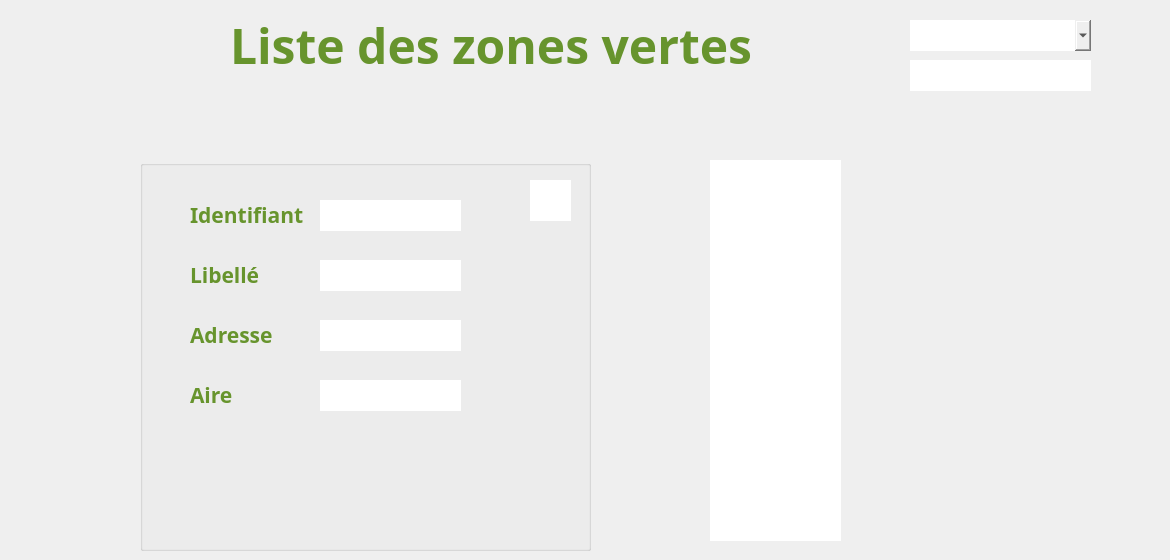
      <widget class="QWidget" name="Consulter_ZV">
       <property name="styleSheet">
        <string notr="true">#Consulter_ZV {
background-color: transparent;
border-image: url(:back2.jpg);
background: none;
border: none;
background-repeat: none;
}
</string>
       </property>
       <widget class="QLabel" name="label_61">
        <property name="geometry">
         <rect>
          <x>230</x>
          <y>-10</y>
          <width>621</width>
          <height>111</height>
         </rect>
        </property>
        <property name="font">
         <font>
          <family>Segoe Print</family>
         </font>
        </property>
        <property name="text">
         <string>&lt;html&gt;&lt;head/&gt;&lt;body&gt;&lt;p&gt;&lt;span style=&quot; font-size:36pt; font-weight:600; color:#67942d;&quot;&gt;Liste des zones vertes&lt;/span&gt;&lt;/p&gt;&lt;/body&gt;&lt;/html&gt;</string>
        </property>
       </widget>
       <widget class="QPushButton" name="pushButton_Ajout_ZV">
        <property name="geometry">
         <rect>
          <x>970</x>
          <y>500</y>
          <width>161</width>
          <height>51</height>
         </rect>
        </property>
        <property name="styleSheet">
         <string notr="true">#pushButton_Ajout_ZV {
background-color: transparent;
border-image: url(:Ajouter_ZV.png);
background: none;
border: none;
background-repeat: none;
}
</string>
        </property>
        <property name="text">
         <string/>
        </property>
       </widget>
       <widget class="QPushButton" name="pushButton_Menu_Environ_Aff_ZV">
        <property name="geometry">
         <rect>
          <x>30</x>
          <y>10</y>
          <width>41</width>
          <height>41</height>
         </rect>
        </property>
        <property name="styleSheet">
         <string notr="true">#pushButton_Menu_Environ_Aff_ZV {
background-color: transparent;
border-image: url(:Menu.png);
background: none;
border: none;
background-repeat: none;
}
</string>
        </property>
        <property name="text">
         <string/>
        </property>
       </widget>
       <widget class="QPushButton" name="pushButton_Close_Envir_5">
        <property name="geometry">
         <rect>
          <x>1130</x>
          <y>10</y>
          <width>31</width>
          <height>31</height>
         </rect>
        </property>
        <property name="styleSheet">
         <string notr="true">#pushButton_Close_Envir_5 {
background-color: transparent;
border-image: url(:close.png);
background: none;
border: none;
background-repeat: none;
}
</string>
        </property>
        <property name="text">
         <string/>
        </property>
       </widget>
       <widget class="QLineEdit" name="lineEdit_recherche_ZV">
        <property name="geometry">
         <rect>
          <x>910</x>
          <y>60</y>
          <width>181</width>
          <height>31</height>
         </rect>
        </property>
        <property name="font">
         <font>
          <family>Javanese Text</family>
          <pointsize>12</pointsize>
         </font>
        </property>
        <property name="styleSheet">
         <string notr="true">#lineEdit_recherche_ZV {
background-color: transparent;
border-image: url(:ch_ZV.png);
background: none;
border: none;
background-repeat: none;
}
</string>
        </property>
        <property name="text">
         <string/>
        </property>
        <property name="alignment">
         <set>Qt::AlignLeading|Qt::AlignLeft|Qt::AlignVCenter</set>
        </property>
        <property name="clearButtonEnabled">
         <bool>false</bool>
        </property>
       </widget>
       <widget class="QGroupBox" name="groupBox">
        <property name="geometry">
         <rect>
          <x>140</x>
          <y>160</y>
          <width>451</width>
          <height>391</height>
         </rect>
        </property>
        <property name="font">
         <font>
          <family>Segoe Print</family>
          <pointsize>15</pointsize>
         </font>
        </property>
        <property name="styleSheet">
         <string notr="true"/>
        </property>
        <property name="title">
         <string/>
        </property>
        <widget class="QPushButton" name="pushButton_Sup_ZV">
         <property name="geometry">
          <rect>
           <x>280</x>
           <y>270</y>
           <width>111</width>
           <height>111</height>
          </rect>
         </property>
         <property name="styleSheet">
          <string notr="true">#pushButton_Sup_ZV {
background-color: transparent;
border-image: none;
background: none;
border: none;
background-repeat: none;
}
</string>
         </property>
         <property name="text">
          <string/>
         </property>
        </widget>
        <widget class="QLineEdit" name="lineEdit_Adresse_Aff_ZV">
         <property name="geometry">
          <rect>
           <x>180</x>
           <y>160</y>
           <width>141</width>
           <height>31</height>
          </rect>
         </property>
         <property name="font">
          <font>
           <family>Javanese Text</family>
           <pointsize>12</pointsize>
          </font>
         </property>
         <property name="styleSheet">
          <string notr="true">#lineEdit_Adresse_Aff_ZV {
background-color: transparent;
border-image: url(:ch_ZV.png);
background: none;
border: none;
background-repeat: none;
}
</string>
         </property>
         <property name="text">
          <string/>
         </property>
         <property name="alignment">
          <set>Qt::AlignCenter</set>
         </property>
         <property name="readOnly">
          <bool>true</bool>
         </property>
        </widget>
        <widget class="QLineEdit" name="lineEdit_ID_Aff_ZV">
         <property name="geometry">
          <rect>
           <x>180</x>
           <y>40</y>
           <width>141</width>
           <height>31</height>
          </rect>
         </property>
         <property name="font">
          <font>
           <family>Javanese Text</family>
           <pointsize>12</pointsize>
          </font>
         </property>
         <property name="autoFillBackground">
          <bool>false</bool>
         </property>
         <property name="styleSheet">
          <string notr="true">#lineEdit_ID_Aff_ZV {
background-color: transparent;
border-image: url(:ch_ZV.png);
background: none;
border: none;
background-repeat: none;
}
</string>
         </property>
         <property name="text">
          <string/>
         </property>
         <property name="cursorPosition">
          <number>0</number>
         </property>
         <property name="alignment">
          <set>Qt::AlignCenter</set>
         </property>
         <property name="readOnly">
          <bool>true</bool>
         </property>
        </widget>
        <widget class="QLineEdit" name="lineEdit_Aire_Aff_ZV">
         <property name="geometry">
          <rect>
           <x>180</x>
           <y>220</y>
           <width>141</width>
           <height>31</height>
          </rect>
         </property>
         <property name="font">
          <font>
           <family>Javanese Text</family>
           <pointsize>12</pointsize>
          </font>
         </property>
         <property name="styleSheet">
          <string notr="true">#lineEdit_Aire_Aff_ZV {
background-color: transparent;
border-image: url(:ch_ZV.png);
background: none;
border: none;
background-repeat: none;
}
</string>
         </property>
         <property name="text">
          <string/>
         </property>
         <property name="alignment">
          <set>Qt::AlignCenter</set>
         </property>
         <property name="readOnly">
          <bool>true</bool>
         </property>
        </widget>
        <widget class="QLabel" name="label_62">
         <property name="geometry">
          <rect>
           <x>50</x>
           <y>100</y>
           <width>181</width>
           <height>31</height>
          </rect>
         </property>
         <property name="font">
          <font>
           <family>Corbel</family>
           <pointsize>15</pointsize>
          </font>
         </property>
         <property name="text">
          <string>&lt;html&gt;&lt;head/&gt;&lt;body&gt;&lt;p&gt;&lt;span style=&quot; font-size:16pt; font-weight:600; color:#67942d;&quot;&gt;Libellé&lt;/span&gt;&lt;/p&gt;&lt;/body&gt;&lt;/html&gt;</string>
         </property>
        </widget>
        <widget class="QLabel" name="label_63">
         <property name="geometry">
          <rect>
           <x>50</x>
           <y>160</y>
           <width>91</width>
           <height>31</height>
          </rect>
         </property>
         <property name="font">
          <font>
           <family>Corbel</family>
           <pointsize>15</pointsize>
          </font>
         </property>
         <property name="text">
          <string>&lt;html&gt;&lt;head/&gt;&lt;body&gt;&lt;p&gt;&lt;span style=&quot; font-size:16pt; font-weight:600; color:#67942d;&quot;&gt;Adresse&lt;/span&gt;&lt;/p&gt;&lt;/body&gt;&lt;/html&gt;</string>
         </property>
        </widget>
        <widget class="QLabel" name="label_64">
         <property name="geometry">
          <rect>
           <x>50</x>
           <y>220</y>
           <width>181</width>
           <height>31</height>
          </rect>
         </property>
         <property name="font">
          <font>
           <family>Corbel</family>
           <pointsize>15</pointsize>
          </font>
         </property>
         <property name="text">
          <string>&lt;html&gt;&lt;head/&gt;&lt;body&gt;&lt;p&gt;&lt;span style=&quot; font-size:16pt; font-weight:600; color:#67942d;&quot;&gt;Aire&lt;/span&gt;&lt;/p&gt;&lt;/body&gt;&lt;/html&gt;</string>
         </property>
        </widget>
        <widget class="QLabel" name="label_65">
         <property name="geometry">
          <rect>
           <x>50</x>
           <y>40</y>
           <width>181</width>
           <height>31</height>
          </rect>
         </property>
         <property name="font">
          <font>
           <family>Corbel</family>
           <pointsize>15</pointsize>
          </font>
         </property>
         <property name="text">
          <string>&lt;html&gt;&lt;head/&gt;&lt;body&gt;&lt;p&gt;&lt;span style=&quot; font-size:16pt; font-weight:600; color:#67942d;&quot;&gt;Identifiant&lt;/span&gt;&lt;/p&gt;&lt;/body&gt;&lt;/html&gt;</string>
         </property>
        </widget>
        <widget class="QPushButton" name="pushButton_MAJ_ZV">
         <property name="geometry">
          <rect>
           <x>210</x>
           <y>270</y>
           <width>121</width>
           <height>121</height>
          </rect>
         </property>
         <property name="styleSheet">
          <string notr="true">#pushButton_MAJ_ZV{
background-color: transparent;
border-image: none;
background: none;
border: none;
background-repeat: none;
}
</string>
         </property>
         <property name="text">
          <string/>
         </property>
        </widget>
        <widget class="QLineEdit" name="lineEdit_Libelle_Aff_ZV">
         <property name="geometry">
          <rect>
           <x>180</x>
           <y>100</y>
           <width>141</width>
           <height>31</height>
          </rect>
         </property>
         <property name="font">
          <font>
           <family>Javanese Text</family>
           <pointsize>12</pointsize>
          </font>
         </property>
         <property name="styleSheet">
          <string notr="true">#lineEdit_Libelle_Aff_ZV {
background-color: transparent;
border-image: url(:ch_ZV.png);
background: none;
border: none;
background-repeat: none;
}
</string>
         </property>
         <property name="text">
          <string/>
         </property>
         <property name="alignment">
          <set>Qt::AlignCenter</set>
         </property>
         <property name="readOnly">
          <bool>true</bool>
         </property>
        </widget>
        <widget class="QGraphicsView" name="Notif_irrigation">
         <property name="geometry">
          <rect>
           <x>390</x>
           <y>20</y>
           <width>41</width>
           <height>41</height>
          </rect>
         </property>
         <property name="styleSheet">
          <string notr="true">#Notif_irrigation{
background-color: transparent;
border-image: url(:notif.png);;
background: none;
border: transparent;
background-repeat: none;
}
</string>
         </property>
        </widget>
        <widget class="QPushButton" name="pushButton_Irrigat">
         <property name="geometry">
          <rect>
           <x>330</x>
           <y>10</y>
           <width>111</width>
           <height>111</height>
          </rect>
         </property>
         <property name="styleSheet">
          <string notr="true">#pushButton_Irrigat {
background-color: transparent;
border-image: none;
background: none;
border: none;
background-repeat: none;
}
</string>
         </property>
         <property name="text">
          <string/>
         </property>
        </widget>
       </widget>
       <widget class="QTableView" name="tableView_ZV">
        <property name="geometry">
         <rect>
          <x>710</x>
          <y>160</y>
          <width>131</width>
          <height>381</height>
         </rect>
        </property>
        <property name="font">
         <font>
          <family>Javanese Text</family>
          <pointsize>14</pointsize>
         </font>
        </property>
        <property name="styleSheet">
         <string notr="true">#tableView_ZV {
background-color: transparent;
border-image: url(:LL.jpg);
background: none;
border: none;
background-repeat: none;
}
</string>
        </property>
        <property name="frameShape">
         <enum>QFrame::Box</enum>
        </property>
        <property name="frameShadow">
         <enum>QFrame::Plain</enum>
        </property>
        <property name="lineWidth">
         <number>0</number>
        </property>
        <property name="sizeAdjustPolicy">
         <enum>QAbstractScrollArea::AdjustToContents</enum>
        </property>
        <property name="showDropIndicator" stdset="0">
         <bool>true</bool>
        </property>
        <property name="alternatingRowColors">
         <bool>true</bool>
        </property>
        <property name="selectionMode">
         <enum>QAbstractItemView::SingleSelection</enum>
        </property>
        <property name="selectionBehavior">
         <enum>QAbstractItemView::SelectRows</enum>
        </property>
        <property name="showGrid">
         <bool>false</bool>
        </property>
        <property name="gridStyle">
         <enum>Qt::NoPen</enum>
        </property>
        <property name="sortingEnabled">
         <bool>true</bool>
        </property>
        <property name="wordWrap">
         <bool>true</bool>
        </property>
       </widget>
       <widget class="QPushButton" name="pushButton_Icon_serachZV">
        <property name="geometry">
         <rect>
          <x>1050</x>
          <y>60</y>
          <width>41</width>
          <height>41</height>
         </rect>
        </property>
        <property name="styleSheet">
         <string notr="true">#pushButton_Icon_serachZV{
background-color: transparent;
border-image: none;
background: none;
border: none;
background-repeat: none;
}
</string>
        </property>
        <property name="text">
         <string/>
        </property>
       </widget>
       <widget class="QComboBox" name="comboBox_TypeRech_ZV">
        <property name="geometry">
         <rect>
          <x>910</x>
          <y>20</y>
          <width>181</width>
          <height>31</height>
         </rect>
        </property>
        <property name="font">
         <font>
          <family>Javanese Text</family>
          <pointsize>10</pointsize>
         </font>
        </property>
        <property name="styleSheet">
         <string notr="true">#comboBox_TypeRech_ZV{
background-color: transparent;
border-image: url(:ch_ZV.png);
background: none;
border: none;
background-repeat: none;
}
</string>
        </property>
        <property name="editable">
         <bool>false</bool>
        </property>
        <property name="currentText">
         <string/>
        </property>
        <property name="currentIndex">
         <number>-1</number>
        </property>
       </widget>
       <widget class="QWidget" name="widget_clock3" native="true">
        <property name="geometry">
         <rect>
          <x>100</x>
          <y>10</y>
          <width>121</width>
          <height>101</height>
         </rect>
        </property>
       </widget>
       <widget class="QPushButton" name="pushButton_Ajout_ZV_Disab">
        <property name="geometry">
         <rect>
          <x>970</x>
          <y>500</y>
          <width>161</width>
          <height>51</height>
         </rect>
        </property>
        <property name="styleSheet">
         <string notr="true">#pushButton_Ajout_ZV_Disab{
background-color: transparent;
border-image: url(:Disabled_Envi.png);
background: none;
border: none;
background-repeat: none;
}</string>
        </property>
        <property name="text">
         <string/>
        </property>
       </widget>
       <zorder>label_61</zorder>
       <zorder>groupBox</zorder>
       <zorder>pushButton_Ajout_ZV</zorder>
       <zorder>pushButton_Menu_Environ_Aff_ZV</zorder>
       <zorder>pushButton_Close_Envir_5</zorder>
       <zorder>lineEdit_recherche_ZV</zorder>
       <zorder>tableView_ZV</zorder>
       <zorder>pushButton_Icon_serachZV</zorder>
       <zorder>comboBox_TypeRech_ZV</zorder>
       <zorder>widget_clock3</zorder>
       <zorder>pushButton_Ajout_ZV_Disab</zorder>
      </widget>
